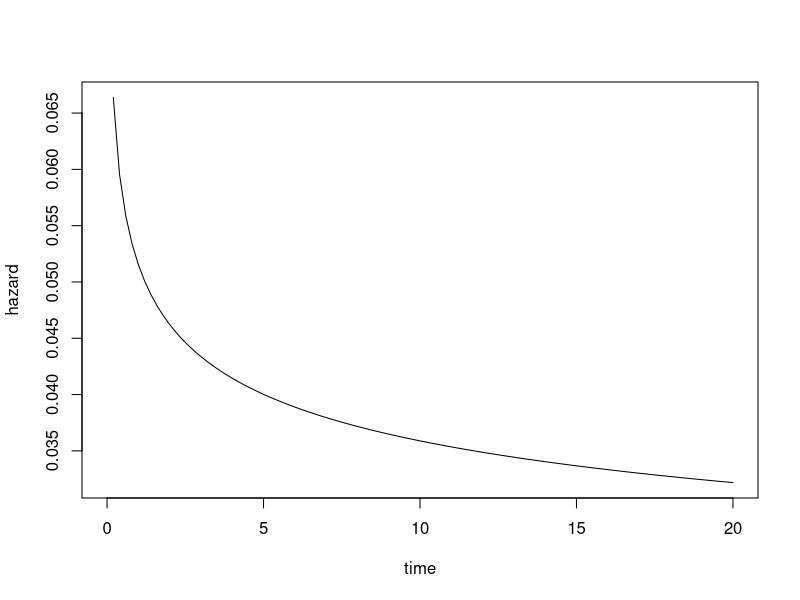
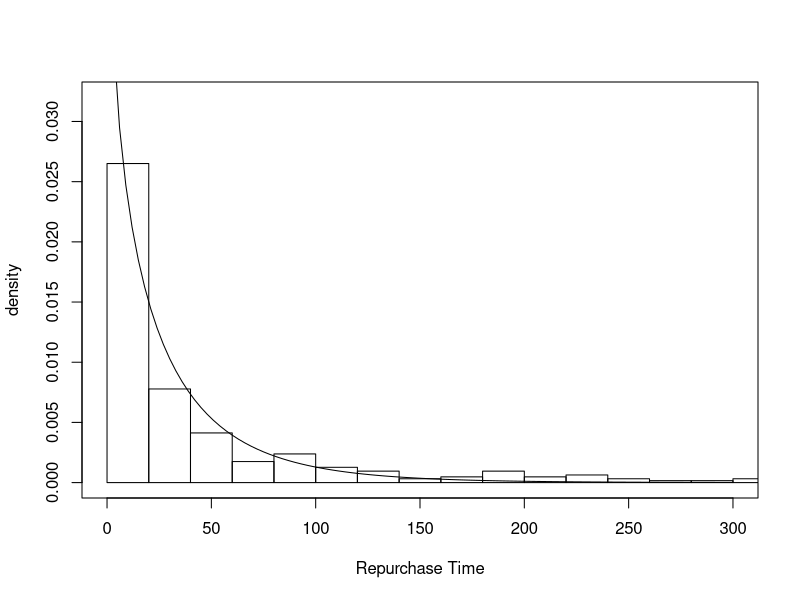

These figures' R source, in order:
#install.packages("survival") 
library(survival) 
mydata =read.csv("Repurchase.csv") 

surv.res=survreg(Surv(Repurchase,1-Censored)~.-CustomerID, data=mydata, dist="weibull") 
#Surv function은 time duration("Repurchase"),indicator("1-Censored") 먼저 정의해줘야함 
#Surv function의 incicator은 0이면 right-censored, 1이면 not censored인데 
#데이터셋컬럼설정에서 값이 1이면 right-censored로 되어있어서, surv function의 indicator 은 "1-Censored"로 설정 
#distribution은 baseline hazard function 의미 => 우리는 hazard function으로 weibull function 이용 

summary(surv.res) #survreg결과로 나온 coefficients(delta)들은 의미있는값아니라서 transformation 해줘야함 

a = 1/surv.res$scale #take the inverse : shape paramater of the distribtuion 
a
beta = -coef(surv.res)*a 
beta 
# original beta coefficients 구하는 과정 
#proportional hazard models 에서 구한 beta계수들은 semi-elasticity interpretation을 가짐
#promotion variable의 계수가 0.17이라는 말은, customer가 promotional offer을 받았을때(0-1 사이의값)
#hazard rate(instantaeneous probability density of repurchase occuring)이 17% 상승한다는의미
#또 promotion의 delta계수(-0.202)와 beta계수(0.17)은 부호가 반대인데,
#이는 hazard rate이 increase할수록 "expected duration before repurchase" 가 decrease한다는 의미

#plot the hazard function
xbar = colMeans(mydata[,2:4]) #calculate the mean x values (2,3,4는 three x variables of the data)
xbeta = crossprod(c(1,xbar),beta) #calculate the usual xBeta combination (intercept에 대응하는게 1)

#hazard function은 function of time T
#curve function은 function of a certain independent variable as a smooth curve
curve(exp(c(xbeta))*a*x^(a-1),xlim=c(0,20),xlab="time",ylab="hazard")
#independent variable needs to be specified as "x", so the curve function knows which one is the independent variable
#Weibull model의 PH(Proportional Hazard)은 e^xbeta*a*t^(a-1)임. curve function의 independent variable "x"는 t(time) 의미

#a값은 0.84 >> 1보다 작으므로 negative duration dependence
#longer individual remains in the current state >> lower the probability it will switch into the other state
#∴hazard function실행시켜보면 time 커질수록 감소하는 형태

#plot the density function of duration distribution : dweibull function을 통해 Weibull distribution의 PDF도출가능
b=exp(-xbeta/a)
curve(dweibull(x, shape=a, scale=b),xlab="Repurchase Time",ylab="density",xlim=c(0,300),ylim=c(0,0.032))
#a값이 1보다 작아 negative duration dependence가 있으므로 t값작을때 hazard rate은 매우 높음
#반면 many observations이 short durations으로 끝나므로 probability of observing longer durations 은 작음
#따라서 duration이 길어질수록 density는 작아짐

#duration density function의 concept을 이용하기위해 히스토그램 이용
#right-censored data는 이용하면 안됨(right-censored의 duration은 실제duration값이 아니므로)
#frequency=FALSE 함으로써 y-axis가 frequency counts가 아니라 probability density 가 되도록
#add=TRUE 함으로써 current plot에 histogram 추가
hist(mydata$Repurchase[mydata$Censored==0],breaks=50,freq=FALSE, add=TRUE, col=NULL)

#histogram of actual durations observed in the data를 통해 (히스토그램)
#probability of observing durations in different lenses를 추정할수있음 (감소함수)


